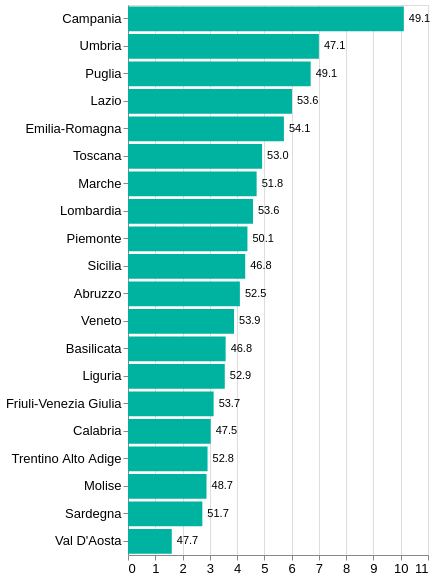

The Vega-Lite source for this figure:
### Vega-Lite specification from a JSON file in a GitHub repository (floating-point values rounded to 4 significant figures)
{"config": {"view": {"continuousWidth": 300, "continuousHeight": 300}, "axis": {"labelColor": "black", "labelFontSize": 13, "titleColor": "black", "titleFontSize": 14}, "title": {"color": "black", "fontSize": 18, "fontWeight": "bold"}}, "layer": [{"mark": {"type": "bar", "color": "#00B3A0"}, "encoding": {"tooltip": [{"field": "regione_label", "title": "Region", "type": "nominal"}, {"field": "items_per_1000", "format": ".2f", "title": "Items per 1000 inhabitants", "type": "quantitative"}, {"field": "sold_rate", "format": ".1f", "title": "% Sold", "type": "quantitative"}], "x": {"field": "items_per_1000", "title": null, "type": "quantitative"}, "y": {"field": "regione_label", "sort": ["Campania", "Umbria", "Puglia", "Lazio", "Emilia-Romagna", "Toscana", "Marche", "Lombardia", "Piemonte", "Sicilia", "Abruzzo", "Veneto", "Basilicata", "Liguria", "Friuli-Venezia Giulia", "Calabria", "Trentino Alto Adige", "Molise", "Sardegna", "Val D'Aosta"], "title": null, "type": "nominal"}}}, {"mark": {"type": "text", "align": "left", "baseline": "middle", "color": "black", "dx": 5}, "encoding": {"text": {"field": "sold_rate", "format": ".1f", "type": "quantitative"}, "x": {"field": "items_per_1000", "title": null, "type": "quantitative"}, "y": {"field": "regione_label", "sort": ["Campania", "Umbria", "Puglia", "Lazio", "Emilia-Romagna", "Toscana", "Marche", "Lombardia", "Piemonte", "Sicilia", "Abruzzo", "Veneto", "Basilicata", "Liguria", "Friuli-Venezia Giulia", "Calabria", "Trentino Alto Adige", "Molise", "Sardegna", "Val D'Aosta"], "title": null, "type": "nominal"}}}], "data": {"name": "data-3d36605930430fc0b50698959710c28f"}, "height": 550, "width": "container", "$schema": "https://vega.github.io/schema/vega-lite/v5.20.1.json", "datasets": {"data-3d36605930430fc0b50698959710c28f": [{"regione": "Abruzzo", "n_users": 2972, "n_items": 5204, "n_sold_items": 2731, "regione_label": "Abruzzo", "popolazione": 1268430, "items_per_1000": 4.103, "sold_rate": 52.48}, {"regione": "Basilicata", "n_users": 1049, "n_items": 1897, "n_sold_items": 888, "regione_label": "Basilicata", "popolazione": 529897, "items_per_1000": 3.58, "sold_rate": 46.81}, {"regione": "Calabria", "n_users": 2892, "n_items": 5555, "n_sold_items": 2638, "regione_label": "Calabria", "popolazione": 1832147, "items_per_1000": 3.032, "sold_rate": 47.49}, {"regione": "Campania", "n_users": 24106, "n_items": 56384, "n_sold_items": 27712, "regione_label": "Campania", "popolazione": 5575025, "items_per_1000": 10.11, "sold_rate": 49.15}, {"regione": "Emilia-Romagna", "n_users": 14634, "n_items": 25529, "n_sold_items": 13801, "regione_label": "Emilia-Romagna", "popolazione": 4465678, "items_per_1000": 5.717, "sold_rate": 54.06}, {"regione": "Friuli-Venezia Giulia", "n_users": 2272, "n_items": 3749, "n_sold_items": 2012, "regione_label": "Friuli-Venezia Giulia", "popolazione": 1194095, "items_per_1000": 3.14, "sold_rate": 53.67}, {"regione": "Lazio", "n_users": 19121, "n_items": 34336, "n_sold_items": 18419, "regione_label": "Lazio", "popolazione": 5710272, "items_per_1000": 6.013, "sold_rate": 53.64}, {"regione": "Liguria", "n_users": 3305, "n_items": 5358, "n_sold_items": 2837, "regione_label": "Liguria", "popolazione": 1509908, "items_per_1000": 3.549, "sold_rate": 52.95}, {"regione": "Lombardia", "n_users": 27174, "n_items": 45994, "n_sold_items": 24666, "regione_label": "Lombardia", "popolazione": 10035481, "items_per_1000": 4.583, "sold_rate": 53.63}, {"regione": "Marche", "n_users": 4276, "n_items": 6987, "n_sold_items": 3619, "regione_label": "Marche", "popolazione": 1481252, "items_per_1000": 4.717, "sold_rate": 51.8}, {"regione": "Molise", "n_users": 522, "n_items": 829, "n_sold_items": 404, "regione_label": "Molise", "popolazione": 287966, "items_per_1000": 2.879, "sold_rate": 48.73}, {"regione": "Piemonte", "n_users": 10597, "n_items": 18639, "n_sold_items": 9338, "regione_label": "Piemonte", "popolazione": 4255702, "items_per_1000": 4.38, "sold_rate": 50.1}, {"regione": "Puglia", "n_users": 13133, "n_items": 25950, "n_sold_items": 12753, "regione_label": "Puglia", "popolazione": 3874166, "items_per_1000": 6.698, "sold_rate": 49.14}, {"regione": "Sardegna", "n_users": 2487, "n_items": 4256, "n_sold_items": 2199, "regione_label": "Sardegna", "popolazione": 1561339, "items_per_1000": 2.726, "sold_rate": 51.67}, {"regione": "Sicilia", "n_users": 10336, "n_items": 20540, "n_sold_items": 9609, "regione_label": "Sicilia", "popolazione": 4779371, "items_per_1000": 4.298, "sold_rate": 46.78}, {"regione": "Toscana", "n_users": 10171, "n_items": 18000, "n_sold_items": 9536, "regione_label": "Toscana", "popolazione": 3660834, "items_per_1000": 4.917, "sold_rate": 52.98}, {"regione": "Trentino-Alto Adige/Südtirol", "n_users": 1985, "n_items": 3168, "n_sold_items": 1673, "regione_label": "Trentino Alto Adige", "popolazione": 1086095, "items_per_1000": 2.917, "sold_rate": 52.81}, {"regione": "Umbria", "n_users": 2826, "n_items": 5963, "n_sold_items": 2810, "regione_label": "Umbria", "popolazione": 851954, "items_per_1000": 6.999, "sold_rate": 47.12}, {"regione": "Valle d'Aosta/Vallée d'Aoste", "n_users": 139, "n_items": 197, "n_sold_items": 94, "regione_label": "Val D'Aosta", "popolazione": 122714, "items_per_1000": 1.605, "sold_rate": 47.72}, {"regione": "Veneto", "n_users": 11149, "n_items": 18866, "n_sold_items": 10165, "regione_label": "Veneto", "popolazione": 4851851, "items_per_1000": 3.888, "sold_rate": 53.88}]}}
